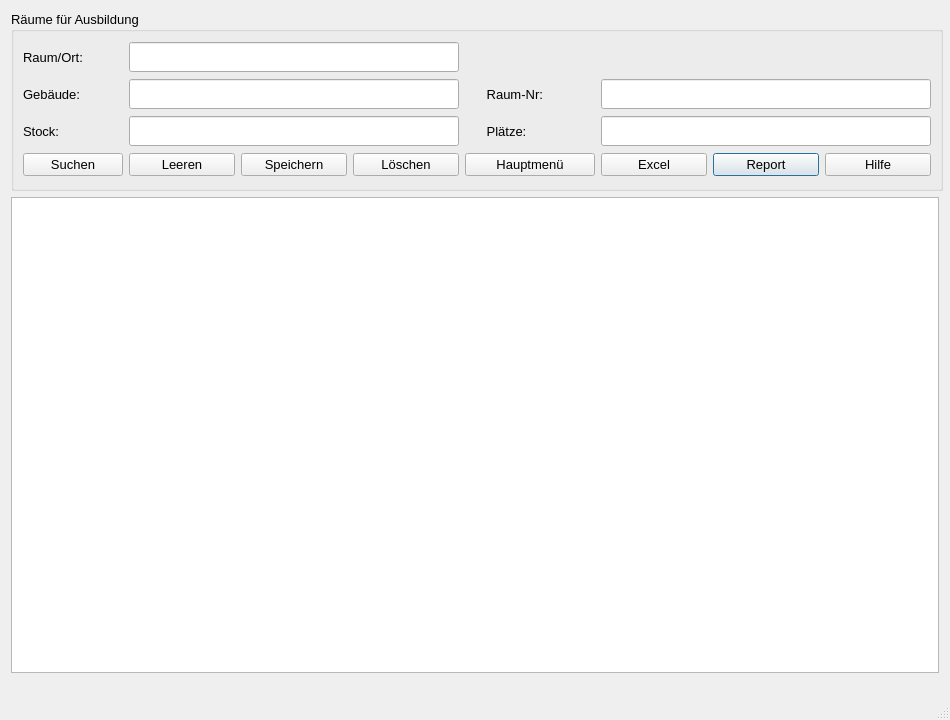
<?xml version="1.0" encoding="UTF-8"?>
<ui version="4.0">
 <class>Raeume</class>
 <widget class="QDialog" name="Raeume">
  <property name="geometry">
   <rect>
    <x>0</x>
    <y>0</y>
    <width>950</width>
    <height>720</height>
   </rect>
  </property>
  <property name="minimumSize">
   <size>
    <width>950</width>
    <height>720</height>
   </size>
  </property>
  <property name="windowTitle">
   <string>Räume</string>
  </property>
  <property name="sizeGripEnabled">
   <bool>true</bool>
  </property>
  <layout class="QGridLayout" name="gridLayout_2">
   <item row="3" column="0" colspan="8">
    <widget class="QTableWidget" name="twData">
     <property name="enabled">
      <bool>true</bool>
     </property>
     <property name="sizePolicy">
      <sizepolicy hsizetype="Expanding" vsizetype="Ignored">
       <horstretch>0</horstretch>
       <verstretch>0</verstretch>
      </sizepolicy>
     </property>
     <property name="font">
      <font>
       <pointsize>10</pointsize>
      </font>
     </property>
     <property name="editTriggers">
      <set>QAbstractItemView::NoEditTriggers</set>
     </property>
     <property name="alternatingRowColors">
      <bool>true</bool>
     </property>
     <attribute name="verticalHeaderVisible">
      <bool>true</bool>
     </attribute>
    </widget>
   </item>
   <item row="4" column="0" colspan="8">
    <widget class="QLabel" name="lab_INFO">
     <property name="sizePolicy">
      <sizepolicy hsizetype="Minimum" vsizetype="Maximum">
       <horstretch>0</horstretch>
       <verstretch>0</verstretch>
      </sizepolicy>
     </property>
     <property name="minimumSize">
      <size>
       <width>0</width>
       <height>30</height>
      </size>
     </property>
     <property name="font">
      <font>
       <pointsize>10</pointsize>
      </font>
     </property>
     <property name="text">
      <string/>
     </property>
    </widget>
   </item>
   <item row="1" column="0" colspan="8">
    <widget class="QGroupBox" name="groupBox">
     <property name="sizePolicy">
      <sizepolicy hsizetype="Fixed" vsizetype="Fixed">
       <horstretch>0</horstretch>
       <verstretch>0</verstretch>
      </sizepolicy>
     </property>
     <property name="minimumSize">
      <size>
       <width>932</width>
       <height>0</height>
      </size>
     </property>
     <property name="maximumSize">
      <size>
       <width>16777215</width>
       <height>180</height>
      </size>
     </property>
     <property name="font">
      <font>
       <pointsize>10</pointsize>
      </font>
     </property>
     <property name="title">
      <string>Räume für Ausbildung</string>
     </property>
     <layout class="QGridLayout" name="gridLayout_3">
      <item row="2" column="1" colspan="3">
       <widget class="QLineEdit" name="leStock">
        <property name="sizePolicy">
         <sizepolicy hsizetype="Preferred" vsizetype="Preferred">
          <horstretch>0</horstretch>
          <verstretch>0</verstretch>
         </sizepolicy>
        </property>
        <property name="maximumSize">
         <size>
          <width>16777215</width>
          <height>30</height>
         </size>
        </property>
        <property name="font">
         <font>
          <pointsize>10</pointsize>
         </font>
        </property>
        <property name="readOnly">
         <bool>false</bool>
        </property>
       </widget>
      </item>
      <item row="4" column="6">
       <widget class="QPushButton" name="btReport">
        <property name="minimumSize">
         <size>
          <width>100</width>
          <height>0</height>
         </size>
        </property>
        <property name="font">
         <font>
          <pointsize>10</pointsize>
          <weight>50</weight>
          <bold>false</bold>
         </font>
        </property>
        <property name="mouseTracking">
         <bool>true</bool>
        </property>
        <property name="text">
         <string>Report</string>
        </property>
        <property name="icon">
         <iconset>
          <normaloff>../../UsedSymbols/reporting_noun_report_document_file_icon_148360.ico</normaloff>../../UsedSymbols/reporting_noun_report_document_file_icon_148360.ico</iconset>
        </property>
       </widget>
      </item>
      <item row="2" column="5" colspan="3">
       <widget class="QLineEdit" name="lePlaetze">
        <property name="sizePolicy">
         <sizepolicy hsizetype="Preferred" vsizetype="Preferred">
          <horstretch>0</horstretch>
          <verstretch>0</verstretch>
         </sizepolicy>
        </property>
        <property name="font">
         <font>
          <pointsize>10</pointsize>
         </font>
        </property>
        <property name="readOnly">
         <bool>false</bool>
        </property>
       </widget>
      </item>
      <item row="2" column="4">
       <widget class="QLabel" name="label_5">
        <property name="font">
         <font>
          <pointsize>10</pointsize>
          <weight>50</weight>
          <bold>false</bold>
         </font>
        </property>
        <property name="text">
         <string>      Plätze:</string>
        </property>
       </widget>
      </item>
      <item row="4" column="0">
       <widget class="QPushButton" name="btSearch">
        <property name="minimumSize">
         <size>
          <width>100</width>
          <height>0</height>
         </size>
        </property>
        <property name="font">
         <font>
          <pointsize>10</pointsize>
          <weight>50</weight>
          <bold>false</bold>
         </font>
        </property>
        <property name="mouseTracking">
         <bool>true</bool>
        </property>
        <property name="text">
         <string>Suchen</string>
        </property>
        <property name="icon">
         <iconset>
          <normaloff>../../UsedSymbols/searchmagnifierinterfacesymbol1_79893.ico</normaloff>../../UsedSymbols/searchmagnifierinterfacesymbol1_79893.ico</iconset>
        </property>
       </widget>
      </item>
      <item row="2" column="0">
       <widget class="QLabel" name="label_4">
        <property name="font">
         <font>
          <pointsize>10</pointsize>
          <weight>50</weight>
          <bold>false</bold>
         </font>
        </property>
        <property name="text">
         <string>Stock:</string>
        </property>
       </widget>
      </item>
      <item row="1" column="5" colspan="3">
       <widget class="QLineEdit" name="leRaumNr">
        <property name="sizePolicy">
         <sizepolicy hsizetype="Preferred" vsizetype="Preferred">
          <horstretch>0</horstretch>
          <verstretch>0</verstretch>
         </sizepolicy>
        </property>
        <property name="font">
         <font>
          <pointsize>10</pointsize>
         </font>
        </property>
        <property name="readOnly">
         <bool>false</bool>
        </property>
       </widget>
      </item>
      <item row="1" column="1" colspan="3">
       <widget class="QLineEdit" name="leGebaeude">
        <property name="enabled">
         <bool>true</bool>
        </property>
        <property name="sizePolicy">
         <sizepolicy hsizetype="Preferred" vsizetype="Preferred">
          <horstretch>0</horstretch>
          <verstretch>0</verstretch>
         </sizepolicy>
        </property>
        <property name="maximumSize">
         <size>
          <width>16777215</width>
          <height>30</height>
         </size>
        </property>
        <property name="font">
         <font>
          <pointsize>10</pointsize>
         </font>
        </property>
        <property name="readOnly">
         <bool>false</bool>
        </property>
       </widget>
      </item>
      <item row="4" column="1">
       <widget class="QPushButton" name="pb_clear">
        <property name="minimumSize">
         <size>
          <width>100</width>
          <height>0</height>
         </size>
        </property>
        <property name="font">
         <font>
          <pointsize>10</pointsize>
         </font>
        </property>
        <property name="text">
         <string>Leeren</string>
        </property>
        <property name="icon">
         <iconset>
          <normaloff>../../_Symbole/UsedSymbols/-clear_90704.ico</normaloff>../../_Symbole/UsedSymbols/-clear_90704.ico</iconset>
        </property>
       </widget>
      </item>
      <item row="1" column="4">
       <widget class="QLabel" name="label_6">
        <property name="sizePolicy">
         <sizepolicy hsizetype="Maximum" vsizetype="Preferred">
          <horstretch>0</horstretch>
          <verstretch>0</verstretch>
         </sizepolicy>
        </property>
        <property name="font">
         <font>
          <pointsize>10</pointsize>
          <weight>50</weight>
          <bold>false</bold>
         </font>
        </property>
        <property name="text">
         <string>      Raum-Nr:</string>
        </property>
       </widget>
      </item>
      <item row="0" column="1" colspan="3">
       <widget class="QLineEdit" name="leRaum">
        <property name="enabled">
         <bool>true</bool>
        </property>
        <property name="sizePolicy">
         <sizepolicy hsizetype="Preferred" vsizetype="Preferred">
          <horstretch>0</horstretch>
          <verstretch>0</verstretch>
         </sizepolicy>
        </property>
        <property name="maximumSize">
         <size>
          <width>16777215</width>
          <height>30</height>
         </size>
        </property>
        <property name="font">
         <font>
          <pointsize>10</pointsize>
         </font>
        </property>
        <property name="readOnly">
         <bool>false</bool>
        </property>
       </widget>
      </item>
      <item row="4" column="2">
       <widget class="QPushButton" name="btSpeichern">
        <property name="minimumSize">
         <size>
          <width>100</width>
          <height>0</height>
         </size>
        </property>
        <property name="font">
         <font>
          <pointsize>10</pointsize>
          <weight>50</weight>
          <bold>false</bold>
         </font>
        </property>
        <property name="mouseTracking">
         <bool>true</bool>
        </property>
        <property name="text">
         <string>Speichern</string>
        </property>
        <property name="icon">
         <iconset>
          <normaloff>../../UsedSymbols/save_3621.ico</normaloff>../../UsedSymbols/save_3621.ico</iconset>
        </property>
       </widget>
      </item>
      <item row="1" column="0">
       <widget class="QLabel" name="label_3">
        <property name="font">
         <font>
          <pointsize>10</pointsize>
          <weight>50</weight>
          <bold>false</bold>
         </font>
        </property>
        <property name="text">
         <string>Gebäude:</string>
        </property>
       </widget>
      </item>
      <item row="4" column="7">
       <widget class="QPushButton" name="btHelp">
        <property name="minimumSize">
         <size>
          <width>100</width>
          <height>0</height>
         </size>
        </property>
        <property name="font">
         <font>
          <pointsize>10</pointsize>
          <weight>50</weight>
          <bold>false</bold>
         </font>
        </property>
        <property name="mouseTracking">
         <bool>true</bool>
        </property>
        <property name="text">
         <string>Hilfe</string>
        </property>
        <property name="icon">
         <iconset>
          <normaloff>../../UsedSymbols/info_13213.ico</normaloff>../../UsedSymbols/info_13213.ico</iconset>
        </property>
       </widget>
      </item>
      <item row="4" column="3">
       <widget class="QPushButton" name="btLoeschen">
        <property name="minimumSize">
         <size>
          <width>100</width>
          <height>0</height>
         </size>
        </property>
        <property name="font">
         <font>
          <pointsize>10</pointsize>
          <weight>50</weight>
          <bold>false</bold>
         </font>
        </property>
        <property name="mouseTracking">
         <bool>true</bool>
        </property>
        <property name="text">
         <string>Löschen</string>
        </property>
        <property name="icon">
         <iconset>
          <normaloff>../../UsedSymbols/seo-social-web-network-internet_262_icon-icons.com_61518.ico</normaloff>../../UsedSymbols/seo-social-web-network-internet_262_icon-icons.com_61518.ico</iconset>
        </property>
       </widget>
      </item>
      <item row="4" column="5">
       <widget class="QPushButton" name="btExcel">
        <property name="minimumSize">
         <size>
          <width>100</width>
          <height>0</height>
         </size>
        </property>
        <property name="font">
         <font>
          <pointsize>10</pointsize>
          <weight>50</weight>
          <bold>false</bold>
         </font>
        </property>
        <property name="mouseTracking">
         <bool>true</bool>
        </property>
        <property name="text">
         <string>Excel</string>
        </property>
        <property name="icon">
         <iconset>
          <normaloff>../../UsedSymbols/microsoft_excel_icon_132212.ico</normaloff>../../UsedSymbols/microsoft_excel_icon_132212.ico</iconset>
        </property>
       </widget>
      </item>
      <item row="0" column="0">
       <widget class="QLabel" name="label_2">
        <property name="sizePolicy">
         <sizepolicy hsizetype="Maximum" vsizetype="Preferred">
          <horstretch>0</horstretch>
          <verstretch>0</verstretch>
         </sizepolicy>
        </property>
        <property name="font">
         <font>
          <pointsize>10</pointsize>
          <weight>50</weight>
          <bold>false</bold>
         </font>
        </property>
        <property name="text">
         <string>Raum/Ort:</string>
        </property>
       </widget>
      </item>
      <item row="4" column="4">
       <widget class="QPushButton" name="btHp">
        <property name="minimumSize">
         <size>
          <width>130</width>
          <height>0</height>
         </size>
        </property>
        <property name="font">
         <font>
          <pointsize>10</pointsize>
          <weight>50</weight>
          <bold>false</bold>
         </font>
        </property>
        <property name="mouseTracking">
         <bool>true</bool>
        </property>
        <property name="text">
         <string>Hauptmenü</string>
        </property>
        <property name="icon">
         <iconset>
          <normaloff>../../UsedSymbols/log-out_icon-icons.com_50106.ico</normaloff>../../UsedSymbols/log-out_icon-icons.com_50106.ico</iconset>
        </property>
       </widget>
      </item>
     </layout>
    </widget>
   </item>
  </layout>
 </widget>
 <tabstops>
  <tabstop>twData</tabstop>
 </tabstops>
 <resources/>
 <connections/>
</ui>
